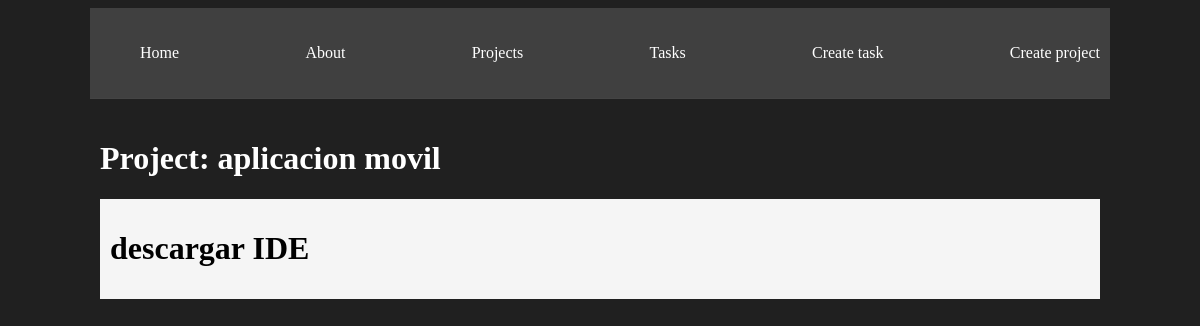
Before: /projects/1 with the older database file.
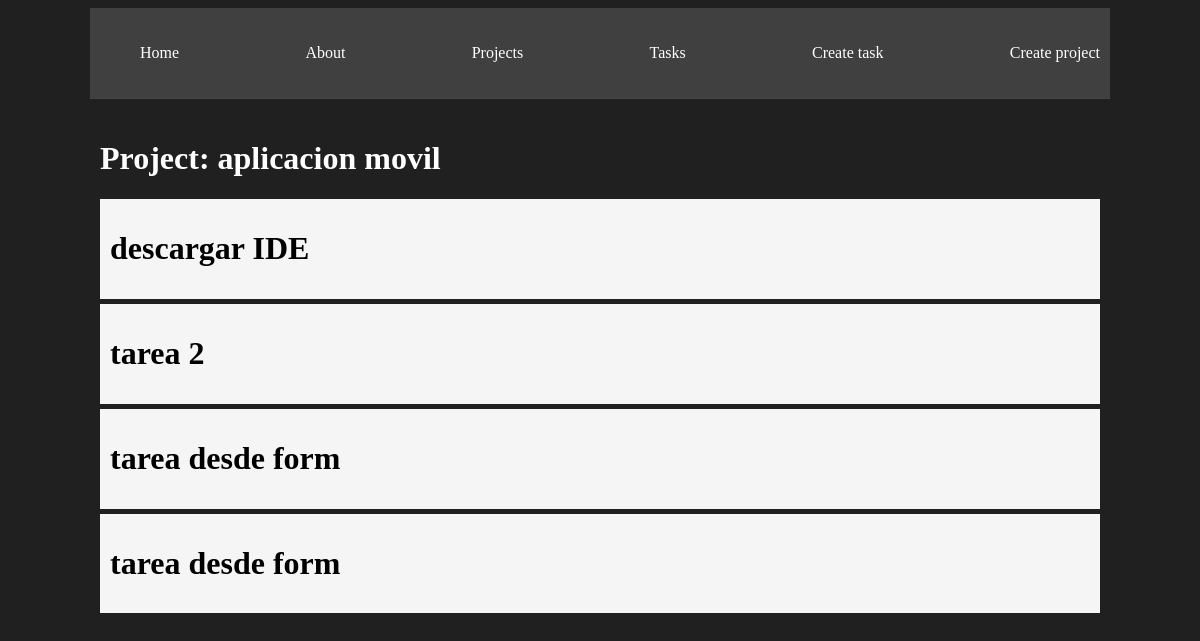
After: the same page with the newer database file.
### miapp/models.py (models this page shows, shortened)
class Task(models.Model):    # equivale a tabla
    title = models.CharField(max_length=200)
    description = models.TextField()
    project = models.ForeignKey(Project, on_delete=models.CASCADE)    # clave foranea. Si se borra el proyecto, se borran las tareas asociadas en cascada
    done = models.BooleanField(default=False)    # por defecto, la tarea no esta hecha

### miapp/views.py (the view)
# urls.py: path('projects/<int:id>', views.project_detail, name='project_detail'),
def project_detail(request, id):
    project =get_object_or_404(Project, id=id)    # devuelve un 404 si no encuentra el objeto
    tasks = Task.objects.filter(project=id)    # devuelve todas las tareas del proyecto
    return render(request, 'projects/detail.html', {'project':project, 'tasks':tasks})

### miapp/models.py (called while the page is built)
    def __str__(self):    # devuelve el nombre del proyecto como string
        return self.name

### miapp/templates/projects/detail.html
{% extends 'layouts/base.html'%}
{% block content %}
    <h1>Project: {{ project }}</h1>
    {% for task in tasks %}
    <div class="card">
        <h1>
            {{ task.title }}
        </h1>
    </div>
    {% endfor %}
{% endblock %}

Changed rows visible on the page:
added Task: title "tarea 2"
added Task: title "tarea desde form"
added Task: title "tarea desde form"
